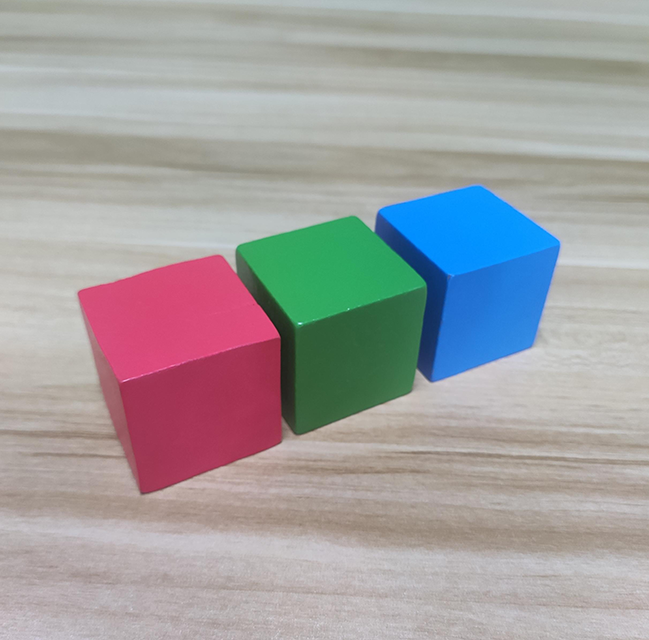
#> input picture docs/Tutorials/4. OpenCV Computer Vision Course/Lesson 12 Image Processing---Threshold Processing/Routine Code/test.jpg, 649 x 640 px
$ python threshold_demo.py
#> lines starting #> are read from the running program, lines starting #| are printed output that depends on the picture; after the words box and inside, x2 and y2 are one past the last pixel; in counts of white or black regions, pixels touching at a corner belong together
import cv2
img=cv2.imread('test.jpg')
#> img is the input picture: shape (640, 649, 3); mean B, G, R 161, 159.8, 161.6
img_gray = cv2.cvtColor(img,cv2.COLOR_BGR2GRAY)
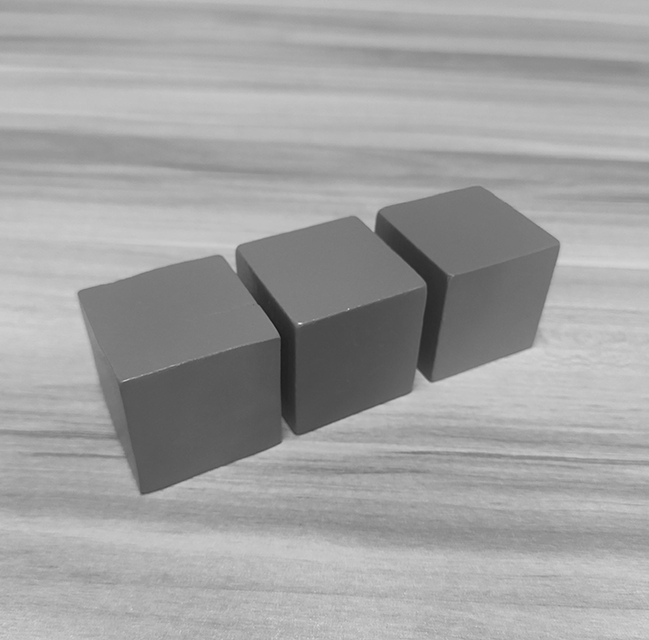
#> img_gray: shape (640, 649); min 22, max 239, mean 160.5
ret, img2 = cv2.threshold(img_gray, 127, 255, cv2.THRESH_BINARY)
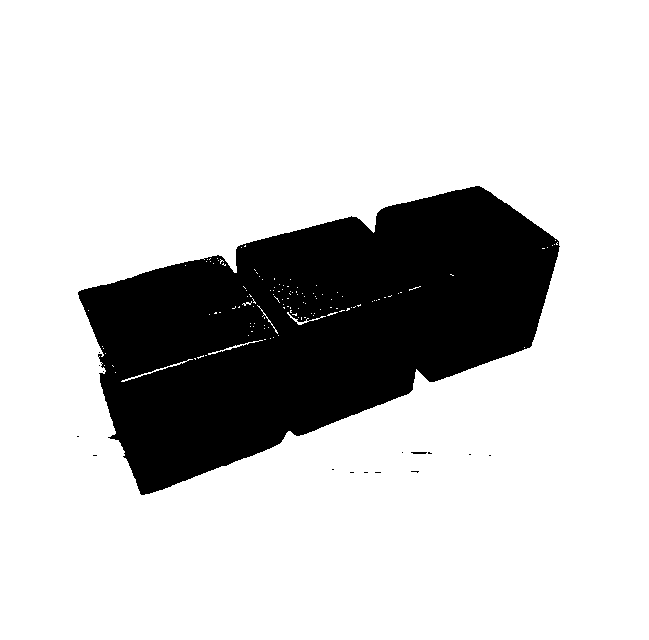
#> img2: shape (640, 649); 79.6% white; 16 black regions (14 under 20 px), largest, box (x1, y1, x2, y2) and area: (78, 186, 560, 495) 84656, (411, 452, 427, 454) 29
#the threshold is 127
#set maxval as 255. And the output image after processing is black-and-white image
cv2.imshow("BINARY", img2)
cv2.waitKey(0)
cv2.destroyAllWindows()
